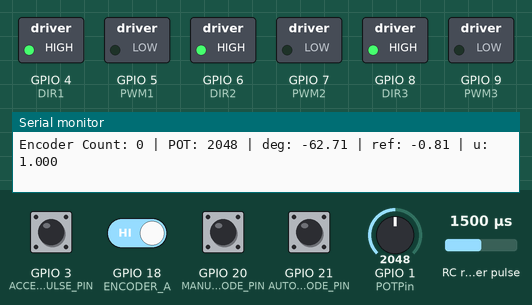
This sketch was run on a simulated ESP32-S3. Shown: switched loads named in the sketch (green lamp = pin HIGH), the last lines printed to the serial monitor. Wiring (inferred from the names in the program): RC receiver channel: data GPIO 2. Inputs (shaded band) come from the test bench; at power-on: GPIO 3 (ACCEL_PULSE_PIN), GPIO 18 (ENCODER_A), GPIO 20 (MANUAL_MODE_PIN), GPIO 21 (AUTO_MODE_PIN) HIGH, GPIO 1 (POTPin) = 2048, RC receiver pulse 1500 µs.

Above: at 1.2 s.
1.3 s: GPIO 20 (MANUAL_MODE_PIN) pulled LOW for 0.15 s
At 1.9 s:
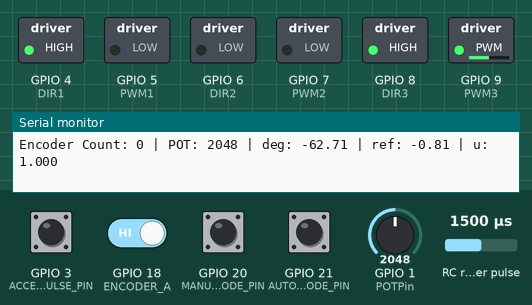
2.9 s: GPIO 1 (POTPin) set to 491
At 4.1 s:
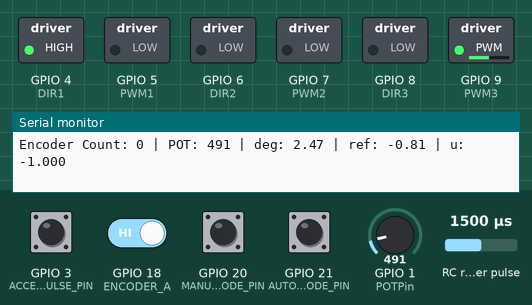
4.4 s: RC receiver pulse (sensor on GPIO 2) set to 1020 µs
7.4 s: GPIO 21 (AUTO_MODE_PIN) pulled LOW for 0.15 s
At 7.7 s:
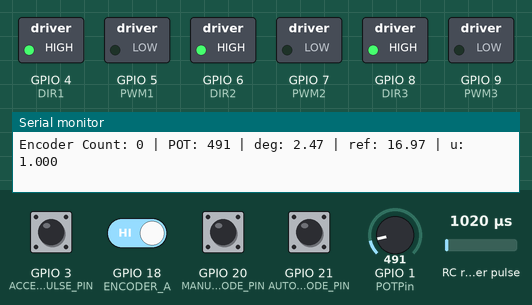
Timing chart, 0 to 10.0 s (numbered marks = the images above; inputs shaded):
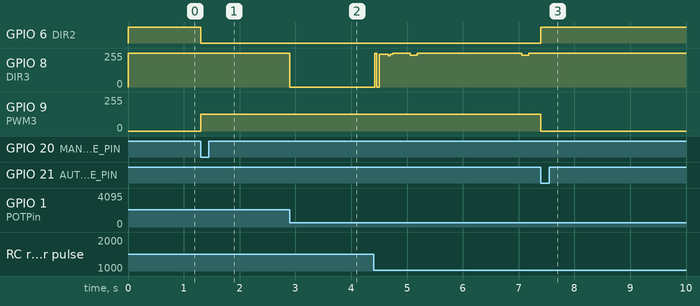

Measured:
- after the input at 1.3 s, GPIO 6 (DIR2): HIGH → LOW at once; GPIO 9 (PWM3): 0/255 → 127/255 at once
- after the input at 2.9 s, GPIO 8 (DIR3): 255/255 → 0/255 at once
- after the input at 7.4 s, GPIO 6 (DIR2): LOW → HIGH at once; GPIO 9 (PWM3): 127/255 → 0/255 at once

The sketch:

dolbatt_arduino.ino
```cpp
#include <Arduino.h>
#include <math.h>
#include <util/atomic.h>   // ★ AVR 원자적 블록

#ifndef IRAM_ATTR
#define IRAM_ATTR
#endif

////////////////////////////////////////////////////////////////////////////////////////////////////////////////////////////////////////
// (ROS 연동 코드 삭제됨)

// ===== 펄스 범위/에러 =====
#define PULSE_MAX               2200
#define PULSE_MIN               800
#define DETECTION_ERR           -1

// ===== RC 입력 핀 =====
#define STEERING_PULSE_PIN      2
#define ACCEL_PULSE_PIN         3

// ===== 엔코더 핀 =====
#define ENCODER_A               18
#define ENCODER_B               19
volatile long encoderCount = 0;

// ===== 모드 핀 =====
#define MANUAL_MODE_PIN         20
#define AUTO_MODE_PIN           21

// ===== 모드 기준값(펄스) =====
#define BREAK_MODE              200
#define MANUAL_MODE             1400
#define AUTO_MODE               1700

// ===== 스로틀/조향 신호 스케일 =====
#define TORQUE_MIN              -1
#define TORQUE_MAX              1
#define SERVO_MIN               -1
#define SERVO_MAX               1
#define SIGNAL_THRESHOLD        0.1

// ===== 조향 포텐셔미터 =====
#define POT_MAX                 980
#define POT_MIN                 120
#define MAX_STEER_TIRE_DEG      18

// ===== PID 게인 =====
#define KP                      0.5
#define KI                      0.000
#define KD                      0.00

// ===== 공유 변수(ISR에서 갱신) =====
volatile long Steering_Edge_now_us   = DETECTION_ERR;
volatile long Steering_Edge_before_us= DETECTION_ERR;
volatile long Steering_us            = DETECTION_ERR;

volatile long Accel_Edge_now_us      = DETECTION_ERR;
volatile long Accel_Edge_before_us   = DETECTION_ERR;
volatile long Accel_us               = DETECTION_ERR;

// (아래 4개 그룹은 현재 사용 안하지만 유지)
volatile long Break_Edge_now_us      = DETECTION_ERR;
volatile long Break_Edge_before_us   = DETECTION_ERR;
volatile long Break_us               = DETECTION_ERR;

volatile long Speed_Edge_now_us      = DETECTION_ERR;
volatile long Speed_Edge_before_us   = DETECTION_ERR;
volatile long Speed_us               = DETECTION_ERR;

volatile long Manual_Edge_now_us     = DETECTION_ERR;
volatile long Manual_Edge_before_us  = DETECTION_ERR;
volatile long Manual_us              = DETECTION_ERR;

volatile long Auto_Edge_now_us       = DETECTION_ERR;
volatile long Auto_Edge_before_us    = DETECTION_ERR;
volatile long Auto_us                = DETECTION_ERR;

// ===== 모터 핀 =====
int DIR1 = 4;
int PWM1 = 5;
int DIR2 = 6;
int PWM2 = 7;
int DIR3 = 8;
int PWM3 = 9;

// ===== 포텐셔미터 =====
int POTval = 0;
int POTPin = A0;

////////////////////////////////////////////////////////////////////////////////////////////////////////////////////////////////////////
// 유틸

static inline float Mapping(float x, float in_min, float in_max, float out_min, float out_max) {
  return (x - in_min) * (out_max - out_min) / (in_max - in_min) + out_min;
}

////////////////////////////////////////////////////////////////////////////////////////////////////////////////////////////////////////
// ISR: RC 펄스 폭 측정 (간단한 상승/하강 시간차 방식)

void SteeringPulseInt() {
  long now = micros();
  Steering_us = now - Steering_Edge_before_us;
  Steering_Edge_before_us = now;
}

void AccelPulseInt() {
  long now = micros();
  Accel_us = now - Accel_Edge_before_us;
  Accel_Edge_before_us = now;
}

void ManualPulseInt() {
  long now = micros();
  Manual_us = now - Manual_Edge_before_us;
  Manual_Edge_before_us = now;
}

void AutoPulseInt() {
  long now = micros();
  Auto_us = now - Auto_Edge_before_us;
  Auto_Edge_before_us = now;
}

void encoderISR() {
  if (digitalRead(ENCODER_A) == digitalRead(ENCODER_B)) {
    encoderCount++;   // 예: 시계방향
  } else {
    encoderCount--;   // 예: 반시계방향
  }
}

////////////////////////////////////////////////////////////////////////////////////////////////////////////////////////////////////////
// PID

double PID(double ref, double sense, unsigned long dt_us) {
  static double prev_err = 0.0;
  static double integral = 0.0;

  double dt_s = dt_us * 1.0e-6;     // ★ 초 단위
  if (dt_s <= 0.0) dt_s = 1e-6;     // 방어

  double err = ref - sense;

  integral += err * dt_s;

  double P = KP * err;
  double I = KI * integral;
  double D = KD * (err - prev_err) / dt_s;   // ★ 초 단위 미분

  prev_err = err;
  return P + I + D;
}

////////////////////////////////////////////////////////////////////////////////////////////////////////////////////////////////////////
// 구동 함수

void StopMotor() {
  digitalWrite(DIR1, HIGH);
  analogWrite(PWM1, 0);
  digitalWrite(DIR2, HIGH);
  analogWrite(PWM2, 0);
  digitalWrite(DIR3, HIGH);
  analogWrite(PWM3, 0);
}

void MoveForward(double throttle) {
  if (throttle > 1.0) throttle = 1.0;
  else if (throttle < 0.0) throttle = 0.0;

  int in = (int)(Mapping(throttle, 0.0, 1.0, 0.0, 255.0));
  if (fabs(throttle) < SIGNAL_THRESHOLD) in = 0;

  digitalWrite(DIR1, HIGH);
  analogWrite(PWM1, in);
  digitalWrite(DIR2, LOW);
  analogWrite(PWM2, in);
}

void MoveBackward(double throttle) {
  if (throttle > 1.0) throttle = 1.0;
  else if (throttle < 0.0) throttle = 0.0;

  int in = (int)(Mapping(throttle, 0.0, 1.0, 0.0, 255.0));
  if (fabs(throttle) < SIGNAL_THRESHOLD) in = 0;

  digitalWrite(DIR1, LOW);
  analogWrite(PWM1, in);
  digitalWrite(DIR2, HIGH);
  analogWrite(PWM2, in);
}

void Steer(double throttle) {
  if (throttle > 1.0) throttle = 1.0;
  else if (throttle < -1.0) throttle = -1.0;

  int in = (int)(Mapping(throttle, 1.0, -1.0, -255.0, 255.0)); // 좌(+1)→우(-1) 기준
  if (fabs(throttle) < SIGNAL_THRESHOLD) in = 0;

  if (in >= 0) {
    digitalWrite(DIR3, HIGH);
    analogWrite(PWM3, in/2);
  } else {
    in = -in;
    digitalWrite(DIR3, LOW);
    analogWrite(PWM3, in/2);
  }
}

////////////////////////////////////////////////////////////////////////////////////////////////////////////////////////////////////////
// 셋업

void setup() {
  Serial.begin(57600);

  // RC 입력
  pinMode(STEERING_PULSE_PIN, INPUT_PULLUP);
  attachInterrupt(digitalPinToInterrupt(STEERING_PULSE_PIN), SteeringPulseInt, CHANGE);

  pinMode(ACCEL_PULSE_PIN, INPUT_PULLUP);
  attachInterrupt(digitalPinToInterrupt(ACCEL_PULSE_PIN), AccelPulseInt, CHANGE);

  pinMode(MANUAL_MODE_PIN, INPUT_PULLUP);
  attachInterrupt(digitalPinToInterrupt(MANUAL_MODE_PIN), ManualPulseInt, CHANGE);

  pinMode(AUTO_MODE_PIN, INPUT_PULLUP);
  attachInterrupt(digitalPinToInterrupt(AUTO_MODE_PIN), AutoPulseInt, CHANGE);

  // 엔코더
  pinMode(ENCODER_A, INPUT_PULLUP);
  pinMode(ENCODER_B, INPUT_PULLUP);
  attachInterrupt(digitalPinToInterrupt(ENCODER_A), encoderISR, CHANGE);

  // 포텐셔미터
  pinMode(POTPin, INPUT);

  // 모터
  pinMode(DIR1, OUTPUT);
  pinMode(PWM1, OUTPUT);
  pinMode(DIR2, OUTPUT);
  pinMode(PWM2, OUTPUT);
  pinMode(DIR3, OUTPUT);
  pinMode(PWM3, OUTPUT);

  StopMotor();
}

////////////////////////////////////////////////////////////////////////////////////////////////////////////////////////////////////////
// 루프

void loop() {
  // === 시간 계산(µs) ===
  static unsigned long prev_t_us = 0;
  unsigned long t_us = micros();
  unsigned long dt_us = (prev_t_us == 0) ? 1000UL : (t_us - prev_t_us);
  prev_t_us = t_us;

  // === 공유 변수 스냅샷(원자적 복사) ===
  long Steering_us_local, Accel_us_local, Manual_us_local, Auto_us_local;
  long encoderCount_local;

  ATOMIC_BLOCK(ATOMIC_RESTORESTATE) {
    Steering_us_local = Steering_us;
    Accel_us_local    = Accel_us;
    Manual_us_local   = Manual_us;
    Auto_us_local     = Auto_us;
    encoderCount_local= encoderCount;
  }

  // === 기본값(안전) ===
  int Steering_val = 1500;
  int Accel_val    = 1500;
  int Mode_val     = BREAK_MODE;

  // === 유효 범위 내면 적용 ===
  if ((Steering_us_local > PULSE_MIN) && (Steering_us_local < PULSE_MAX)) {
    Steering_val = Steering_us_local;
  }
  if ((Accel_us_local > PULSE_MIN) && (Accel_us_local < PULSE_MAX)) {
    Accel_val = Accel_us_local;
  }

  // === 모드 판정 ===
  if ((Manual_us_local > 1900 && Auto_us_local <= 1100)) {
    Mode_val = MANUAL_MODE;
  }
  else if ((Auto_us_local >= 1900 && Manual_us_local <= 1100)) {
    Mode_val = AUTO_MODE;
  }
  else {
    Mode_val = BREAK_MODE;
  }

  // === 맵핑 ===
  float Throttle_input = Mapping(Accel_val, 984.0f, 1972.0f, -1.0f, 1.0f);
  if (Accel_val >= 1470 && Accel_val <= 1480) Throttle_input = 0.0f;

  float Steer_input = Mapping(Steering_val, 992.2f, 1964.0f, -1.0f, 1.0f);
  double ref_steer_deg = Mapping(Steer_input, -1.0f, 1.0f, +MAX_STEER_TIRE_DEG, -MAX_STEER_TIRE_DEG);

  POTval = analogRead(POTPin);
  double deg = Mapping(POTval, POT_MIN, POT_MAX, +MAX_STEER_TIRE_DEG, -MAX_STEER_TIRE_DEG);

  // === PID ===
  double u = PID(ref_steer_deg, deg, dt_us);
  u = (u > 1.0) ? 1.0 : ((u < -1.0) ? -1.0 : u);

  // === 동작 모드 ===
  if (Mode_val == BREAK_MODE) {
    StopMotor();
  }
  else if (Mode_val == MANUAL_MODE) {
    if (Throttle_input > 0.0) {
      MoveForward(Throttle_input);
    } else if (Throttle_input < 0.0) {
      MoveBackward(-Throttle_input);
    } else {
      // 중립 스로틀 시 구동 모터 정지
      digitalWrite(DIR1, HIGH); analogWrite(PWM1, 0);
      digitalWrite(DIR2, HIGH); analogWrite(PWM2, 0);
    }
    Steer(-u);
  }
  else if (Mode_val == AUTO_MODE) {
    // 요청대로 AUTO 모드는 정지
    StopMotor();
  }

  // === 디버그(엔코더 + POT) ===
  static unsigned long lastPrint = 0;
  if (millis() - lastPrint > 500) {
    lastPrint = millis();
    Serial.print("Encoder Count: "); Serial.print(encoderCount_local);
    Serial.print(" | POT: ");        Serial.print(POTval);
    Serial.print(" | deg: ");        Serial.print(deg, 2);
    Serial.print(" | ref: ");        Serial.print(ref_steer_deg, 2);
    Serial.print(" | u: ");          Serial.println(u, 3);
  }

  // (참고) delay(100)은 제어 응답을 둔화시킬 수 있으므로 디버그 단계가 아니면 제거 권장
  // delay(100);
}
```
